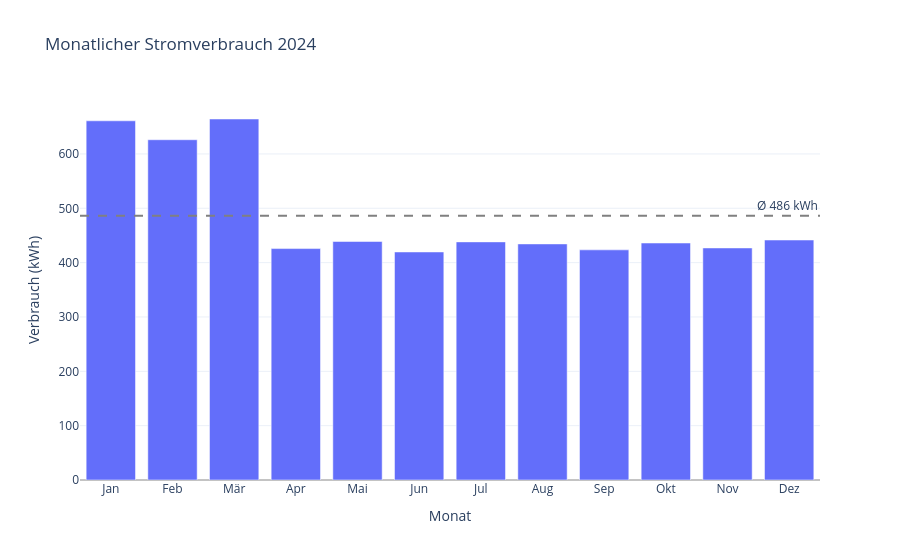

The notebook cell this image was saved under:
### Markdown cell above
**Plotly (interaktiv)**

### Code cell
df_monat = df.resample("ME")["last_kw"].sum()

fig = px.bar(x=monate, y=df_monat.values,
             title="Monatlicher Stromverbrauch 2024",
             labels={"x": "Monat", "y": "Verbrauch (kWh)"})
fig.add_hline(y=df_monat.mean(), line_dash="dash", line_color="gray",
              annotation_text=f"Ø {df_monat.mean():.0f} kWh")
fig.show()

### Figure 1 — Plotly figure (JSON) as saved in the notebook; plotly's stock layout.template omitted (floating-point values rounded to 4 significant figures)
{"data": [{"hovertemplate": "Monat=%{x}<br>Verbrauch (kWh)=%{y}<extra></extra>", "legendgroup": "", "marker": {"color": "#636efa", "pattern": {"shape": ""}}, "name": "", "orientation": "v", "showlegend": false, "textposition": "auto", "type": "bar", "x": ["Jan", "Feb", "Mär", "Apr", "Mai", "Jun", "Jul", "Aug", "Sep", "Okt", "Nov", "Dez"], "xaxis": "x", "y": [661.0, 626.2, 664.3, 425.8, 438.9, 419.6, 438.2, 434.5, 423.5, 436.1, 427.0, 441.6], "yaxis": "y"}], "layout": {"annotations": [{"showarrow": false, "text": "Ø 486 kWh", "x": 1, "xanchor": "right", "xref": "x domain", "y": 486.4, "yanchor": "bottom", "yref": "y"}], "barmode": "relative", "legend": {"tracegroupgap": 0}, "shapes": [{"line": {"color": "gray", "dash": "dash"}, "type": "line", "x0": 0, "x1": 1, "xref": "x domain", "y0": 486.4, "y1": 486.4, "yref": "y"}], "title": {"text": "Monatlicher Stromverbrauch 2024"}, "xaxis": {"anchor": "y", "domain": [0, 1], "title": {"text": "Monat"}}, "yaxis": {"anchor": "x", "domain": [0, 1], "title": {"text": "Verbrauch (kWh)"}}}}
